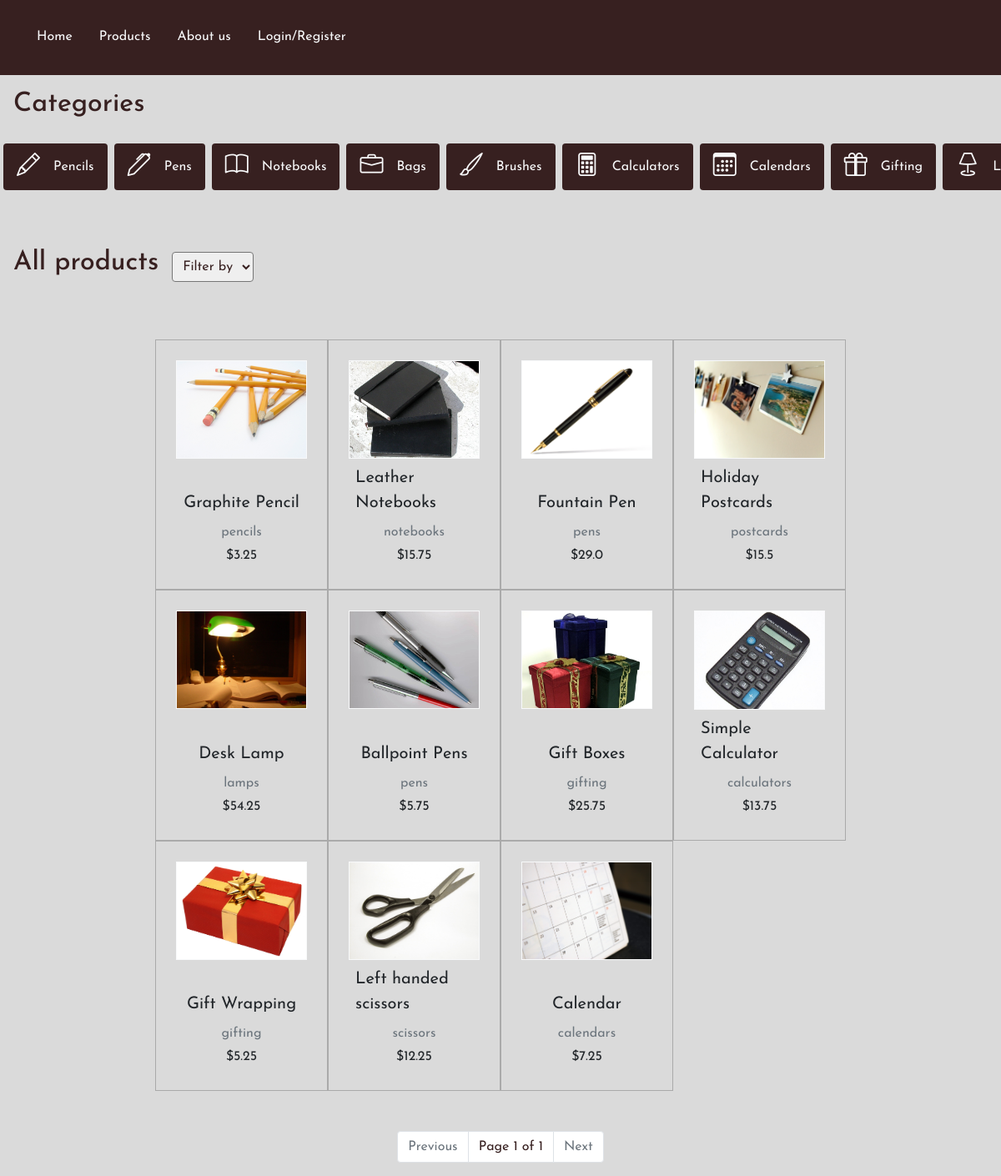
Page /products on the committed database.
### store_app/models.py (models this page shows)
class Product(models.Model):
    CATEGORIES = [
        ("pencils", "Pencils"),
        ("pens", "Pens"),
        ("notebooks", "Notebooks"),
        ("brushes", "Brushes"),
        ("calculators", "Calculators"),
        ("calendars", "Calendars"),
        ("gifting", "Gifting"),
        ("lamps", "Lamps"),
        ("coloring", "Coloring"),
        ("postcards", "Postcards"),
        ("postages", "Postages"),
        ("scissors", "Scissors")
    ]
    id = models.AutoField(primary_key=True)
    name = models.CharField(max_length=100, null=False, blank=False)
    description = models.TextField()
    price = models.FloatField(blank=False, null=False)
    category = models.CharField(max_length=50, choices=CATEGORIES)
    creation_date = models.DateTimeField(auto_now_add=True)
    availability = models.IntegerField()
    image = models.ImageField(upload_to=settings.MEDIA_ROOT)
    is_left_hand_compatible = models.BooleanField(default=False)

### store_app/views.py (the view)
# urls.py: path('products', views.products_view, name="products"),
def products_view(request):
    products_list = Product.objects.all()
    paginator = Paginator(products_list, 16)
    page_number = request.GET.get('page')
    page_object = paginator.get_page(page_number)
    return render(request, "store_app/products.html", {
        "products": page_object
    })

### store_app/templates/store_app/products.html (shortened to what this page needs)
{% extends "store_app/layout.html" %}
{% load static %}
{% block style %}
    {% static "store_app/CSS/products.css" %}
{% endblock %}
{% block body %}
    <section id="categories-section">
        <h2 class="p-3 title">Categories</h2>
        <section id="categories-display" class="text-light d-flex flex-row justify-content-start align-items-center">
            <div class="brown d-flex flex-row justify-content-evenly align-items-center rounded m-1 p-2">
                <h3 class="m-0"><i class="bi bi-pencil p-2"></i></h3>
                <p class="m-0 p-2">Pencils</p>
            </div>
            <div class="brown d-flex flex-row justify-content-evenly align-items-center rounded m-1 p-2">
                <h3 class="m-0"><i class="bi bi-pen p-2"></i></h3>
                <p class="m-0 p-2">Pens</p>
            </div>
            <div class="brown d-flex flex-row justify-content-evenly align-items-center rounded m-1 p-2">
                <h3 class="m-0"><i class="bi bi-book p-2"></i></h3>
                <p class="m-0 p-2">Notebooks</p>
            </div>
            <div class="brown d-flex flex-row justify-content-evenly align-items-center rounded m-1 p-2">
                <h3 class="m-0"><i class="bi bi-briefcase p-2"></i></h3>
                <p class="m-0 p-2">Bags</p>
            </div>
            <div class="brown d-flex flex-row justify-content-evenly align-items-center rounded m-1 p-2">
                <h3 class="m-0"><i class="bi bi-brush p-2"></i></h3>
                <p class="m-0 p-2">Brushes</p>
            </div>
            <div class="brown d-flex flex-row justify-content-evenly align-items-center rounded m-1 p-2">
                <h3 class="m-0"><i class="bi bi-calculator p-2"></i></h3>
                <p class="m-0 p-2">Calculators</p>
            </div>
            <div class="brown d-flex flex-row justify-content-evenly align-items-center rounded m-1 p-2">
                <h3 class="m-0"><i class="bi bi-calendar3 p-2"></i></h3>
                <p class="m-0 p-2">Calendars</p>
            </div>
            <div class="brown d-flex flex-row justify-content-evenly align-items-center rounded m-1 p-2">
                <h3 class="m-0"><i class="bi bi-gift p-2"></i></h3>
                <p class="m-0 p-2">Gifting</p>
            </div>
            <div class="brown d-flex flex-row justify-content-evenly align-items-center rounded m-1 p-2">
                <h3 class="m-0"><i class="bi bi-lamp p-2"></i></h3>
                <p class="m-0 p-2">Lamps</p>
            </div>
        </section>
    </section>
    <section id="products-section">
        <div class="d-flex flex-row justify-content-start align-items-center">
            <h2 class="p-3 mt-5 title">All products</h2>
            <select class="p-2 mt-5 rounded title" name="filter" id="filter">
                <option selected disabled>Filter by</option>
            </select>
        </div>
        <section id="products-display" class="container w-75 p-5">
            <div class="row">
                {% for product in products %}
                    <div class="product col-12 col-md-6 col-lg-4 col-xl-3 p-4 d-flex flex-column justify-content-between" onclick="window.location = `{% url 'product' product.id %}`">
                        <img class="img-fluid border border-light" src="{{ product.image.url }}" alt="{{ product.name }}">
                        <div class="product-description d-flex flex-column justify-content-center align-items-center p-1">
                            <p class="m-0 p-1 fs-5">{{ product.name }}</p>
                            <p class="m-0 p-1 text-secondary">{{ product.category }}</p>
                            <p class="m-0">${{ product.price }}</p>
                        </div>
                    </div>
                {% endfor %}
            </div>
        </section>
        <nav>
            <ul class="pagination justify-content-center">
                {% if products.has_previous %}
                    <li class="page-item"><a class="page-link title" href="?page={{ products.previous_page_number }}">Previous</a></li>
                {% else %}
                    <li class="page-item disabled"><a class="page-link title" href="#">Previous</a></li>
                {% endif %}
                <li class="page-item title"><a class="page-link title">Page {{ products.number }} of {{ products.paginator.num_pages }}</a></li>
                {% if products.has_next %}
                    <li class="page-item"><a class="page-link title" href="?page={{ products.next_page_number }}">Next</a></li>
                {% else %}
                    <li class="page-item disabled"><a class="page-link title" href="#">Next</a></li>
                {% endif %}
            </ul>
        </nav>
    </section>
{% endblock %}

### store_app/templates/store_app/layout.html (shortened to what this page needs)
<!DOCTYPE html>
<html lang="en">
    <head>
        <link href="https://cdn.jsdelivr.net/npm/bootstrap@5.1.3/dist/css/bootstrap.min.css" rel="stylesheet">
        <link rel="stylesheet" href="https://cdn.jsdelivr.net/npm/bootstrap-icons@1.8.1/font/bootstrap-icons.css">
        <link rel="stylesheet" href="{% block style %}{% endblock %}">
    </head>
    <body>
        <main class="container-fluid m-0 p-0 w-100">
            <header class="d-flex flex-column justify-content-start align-items-start brown">
                <nav id="navbar" class="navbar navbar-expand-lg p-3 brown">
                    <div class="container-fluid">
                        <ul class="navbar-nav">
                            <li class="nav-item m-2">
                                <a class="nav-link text-light" href="{% url 'index' %}">Home</a>
                            </li>
                            <li class="nav-item m-2">
                                <a class="nav-link text-light" href="{% url 'products' %}">Products</a>
                            </li>
                            <li class="nav-item m-2">
                                <a class="nav-link text-light" href="{% url 'about' %}">About us</a>
                            </li>
                            {% if not user.is_authenticated %}
                            <li class="nav-item m-2">
                                <a class="nav-link text-light" href="{% url 'login' %}">Login/Register</a>
                            </li>
                            {% endif %}
                        </ul>
                    </div>
                </nav>
            </header>
            {% block body %}{% endblock %}
        </main>
    </body>
</html>

### store_app/static/store_app/CSS/products.css (style rules this page uses)
* { margin: 0; padding: 0; font-family: 'Josefin Sans', sans-serif; }
body { background-color: #DADADA; }
.brown { background-color: #372020; }
.title { color: #372020; }
.nav-item { border-bottom: 2px solid transparent; }
#categories-display { overflow-x: scroll; }
.product { height: auto; border: 1px solid #AAA; }

### rows in the picture
Product: image (picture), name "Graphite Pencil", category "pencils", price "3.25"
Product: image (picture), name "Leather Notebooks", category "notebooks", price "15.75"
Product: image (picture), name "Fountain Pen", category "pens", price "29.0"
Product: image (picture), name "Holiday Postcards", category "postcards", price "15.5"
Product: image (picture), name "Desk Lamp", category "lamps", price "54.25"
Product: image (picture), name "Ballpoint Pens", category "pens", price "5.75"
Product: image (picture), name "Gift Boxes", category "gifting", price "25.75"
Product: image (picture), name "Simple Calculator", category "calculators", price "13.75"
Product: image (picture), name "Gift Wrapping", category "gifting", price "5.25"
Product: image (picture), name "Left handed scissors", category "scissors", price "12.25"
Product: image (picture), name "Calendar", category "calendars", price "7.25"

### other values in the picture
{{ products.number }} "1"
{{ products.paginator.num_pages }} "1"
